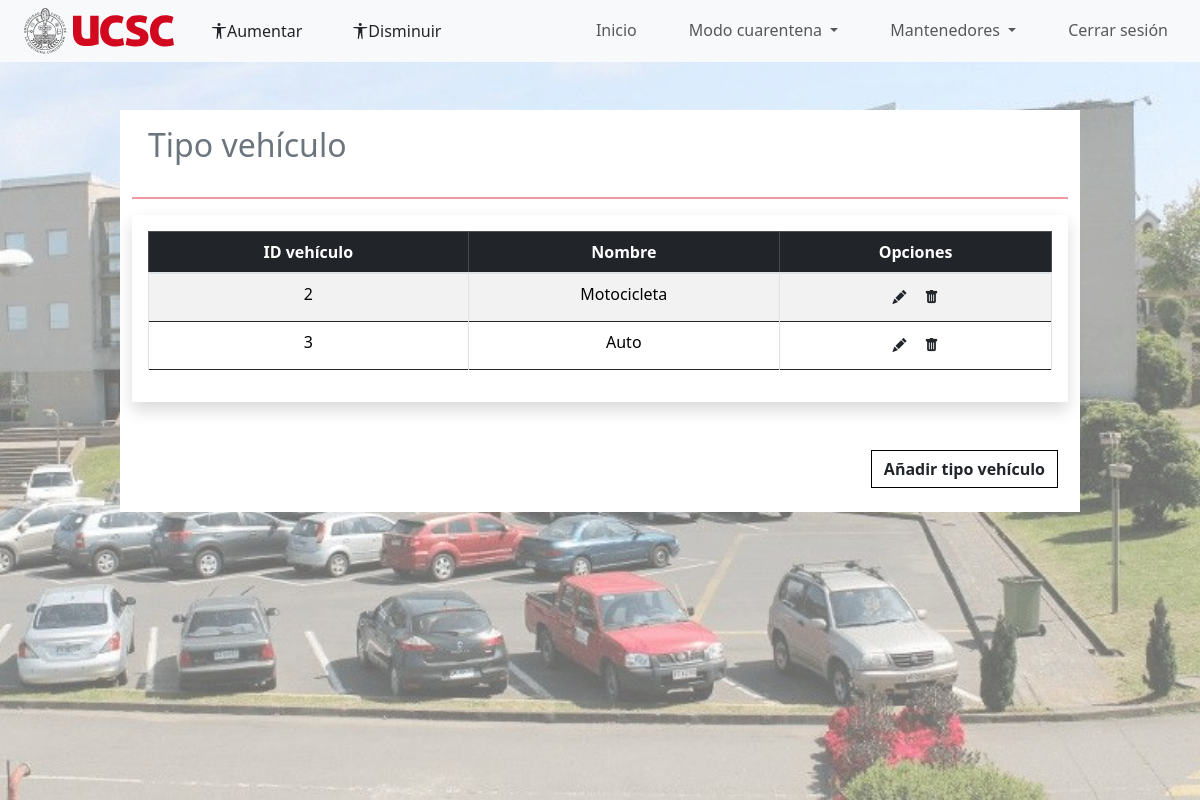
/index.php?p=admin/admin_tipo_vehiculo (signed in), run on the app's committed database.
### tables this page shows
CREATE TABLE `tipo_vehiculo` (
  `id_tipoVehiculo` int(11) NOT NULL,
  `nombre` varchar(30) NOT NULL
);

### index.php (called while the page is built, shortened)
<?php
$pagina = isset($_GET['p']) ? strtolower($_GET['p']) : 'auth/login';
require_once 'includes/header.php';
require_once 'pages/' . $pagina . '.php';

### pages/admin/admin_tipo_vehiculo.php (the view, shortened to what this page needs)
<div class="container-fluid">
        <div class="container-fluid">
            <div class="row">
                <div class="col-10 bg-white offset-1 mt-5">
                    <div class="h2 p-3 text-secondary ">Tipo vehículo</div>
                    <hr class="border border-danger border-1 opacity-50">
                    <div class="table-responsive shadow p-3">
                        <table class="table table-hover table-bordered border-dark  table-striped text-center" id="miTabla">
                            <thead class="table-dark">
                                <tr>
                                    <th scope="col">ID vehículo</th>
                                    <th scope="col">Nombre</th>
                                    <th scope="col">Opciones</th>
                                </tr>
                            </thead>
                            <tbody class="table-group-divider">
                                <?php
                                require __DIR__ . '/../../modelo/conexion.php';
                                $sql = "SELECT * FROM tipo_vehiculo";
                                $resultado = mysqli_query($conexion, "$sql");
                                while ($row = mysqli_fetch_assoc($resultado)) {
                                    echo "<tr id='{$row["id_tipoVehiculo"]}'>";
                                    echo "<td data-target='id_tipoVehiculo'>" . $row["id_tipoVehiculo"] . "</td>";
                                    echo "<td data-target='nombre'>" . $row["nombre"] . "</td>";
                                    echo "<td>";
                                    echo "<a href='#' class='btn btn-sm' data-role='update_tipo' data-id_tipo='" . $row['id_tipoVehiculo'] . "'>";
                                    echo "<i class='bi bi-pencil-fill'></i>";
                                    echo "</a>";
                                    echo "<a href='#' class='btn btn-sm' data-role='eliminar' data-id='" . $row['id_tipoVehiculo'] . "'>";
                                    echo "<i class='bi bi-trash-fill'></i>";
                                    echo "</a>";
                                    echo "</td>";
                                    echo "</tr>";
                                }
                                ?>
                            </tbody>
                        </table>
                    </div>
                    <div class="d-flex justify-content-end mt-5">
                        <button type="submit" class="btn custom-btn  fw-semibold  mb-4 añadir_vehiculo rounded-0" name="añadir" data-bs-toggle="modal" data-bs-target="#nuevomodaltipoVehiculo">Añadir tipo vehículo</button>
                    </div>
                </div>
            </div>
        </div>
    </div>

### css/style_inicio.css (style rules this page uses)
* { margin: 0; padding: 0; }
.añadir_vehiculo { margin-right: 10px; }

### css/style-perfil.css (style rules this page uses)
#miTabla tbody td { text-align: center !important; }

### css/botones.css (style rules this page uses)
.custom-btn { background-color: #fff; color: #000000; transition: background-color 0.7s ease !important; border: 1px solid #000 !important; cursor: pointer; }

### data on the page
tipo_vehiculo: id_tipoVehiculo "2", nombre "Motocicleta"
tipo_vehiculo: id_tipoVehiculo "3", nombre "Auto"
